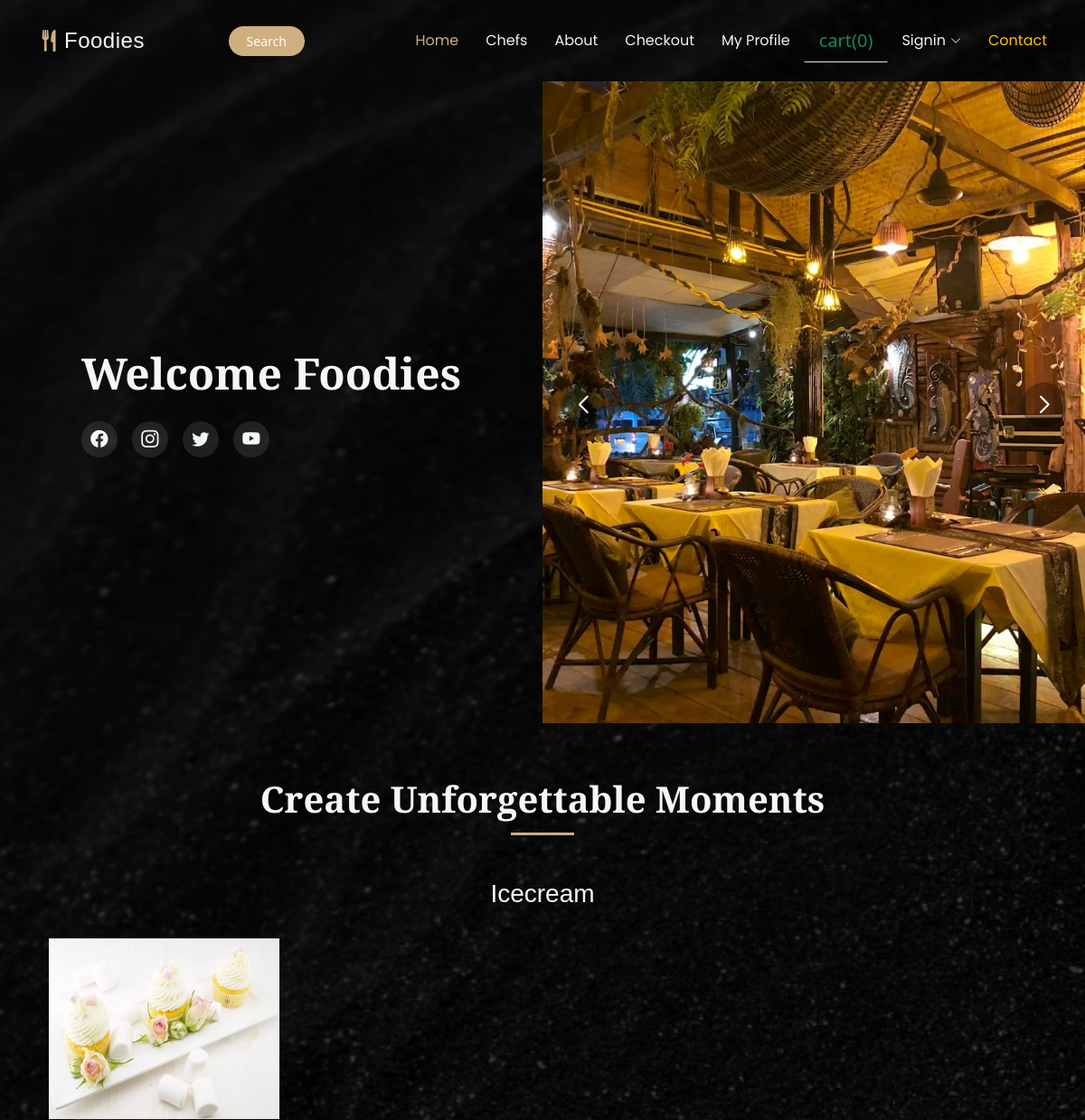
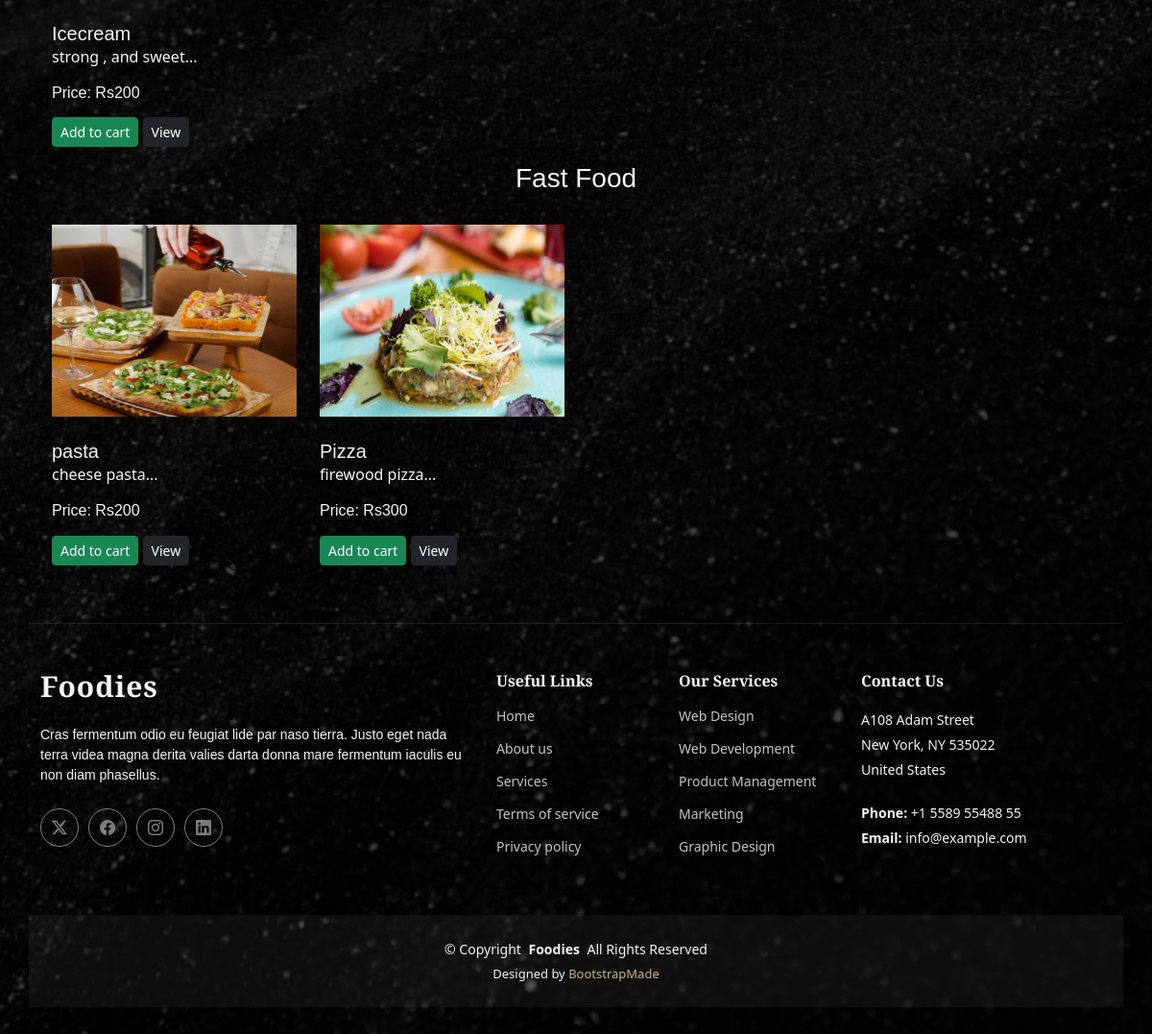
The page / on the database its author committed (2 pictures, top to bottom).
### core/models.py (models this page shows, shortened)
class Product(models.Model):
    product_id=models.AutoField
    product_name=models.CharField( max_length=100)
    category=models.CharField( max_length=50, default="")
    sub_category=models.CharField( max_length=50, default="")
    price=models.IntegerField(default=0)
    desc=models.CharField( max_length=300)
    image=models.ImageField(upload_to='images/images')

### core/views.py (the view)
# urls.py: path('',views.index,name='index'),
def index(request):
    allproducts=[]
    catprods=Product.objects.values('category','id')
    cats={item['category'] for item in catprods}
    for cat in cats:
        prod=Product.objects.filter(category=cat) #to filter based on category
        n=len(prod)
        nslides=n//4 + ceil((n/4)-(n//4))
        allproducts.append([prod, range(1, nslides + 1), nslides])
    params={'allproducts':allproducts}
    return render(request,'core/index.html',params)

### templates/core/index.html (shortened to what this page needs)
{% extends "core/base.html" %}
{% block content %}
 <h2> Welcome Foodies </h2>
 {% endblock content %}
{% block body %}
{% load static %}
    <section id="events" class="events section">
      <div class="container" data-aos="fade-up" data-aos-delay="100">
        <div class="intro-text text-center mb-5" data-aos="fade-up" data-aos-delay="150">
          <h2>Create Unforgettable Moments</h2>
        </div>
        {% for product , range , nslides in allproducts %}
        <div class="container">
          <h3 class="my-3 text-center">{{product.0.category}}</h3>
        </div>
        <div class="container">
          <div class="row">
            {% for i in product %}
            <div class="col-md-3 mt-3">
              <img src='/media/{{i.image}}' class="card-img-top" alt="not found" height="200px" width="200px" >
                <div class="card-body">
                  <h5 class="card-title mt-4" id="namepr{{i.id}}">{{i.product_name}}</h5>
                  <p class="card-text">{{i.desc|slice:"0.50"}}...</p>
                  <h6 class="card-title mb-3">Price: Rs<span id="pricepr{{i.id}}">{{i.price}}</span></h6>
                  <span id="divpr{{i.id}}" class="divpr">
                    <button id="pr{{i.id}}" class="btn btn-success btn-sm mt-0 cart">Add to cart</button>
                  </span>
                  <a href="/media/{{i.image}}">
                    <button class="btn btn-dark btn-sm cart">View</button>
                  </a>
                </div>
            </div>
            {% endfor %}
          </div>
        </div>
        {% endfor %}
      </div>
    </section>
{% endblock body%}

### static/assets/css/main.css (style rules this page uses)
:root { --default-font: "Roboto", system-ui, -apple-system, "Segoe UI", Roboto, "Helvetica Neue", Arial, "Noto Sans", "Liberation Sans", sans-serif, "Apple Color Emoji", "Segoe UI Emoji", "Segoe UI Symbol", "Noto Color Emoji"; --heading-font: "Libre Baskerville", sans-serif; --nav-font: "Poppins", sans-serif; }
:root { --background-color: rgba(16, 23, 25, 0); --default-color: #f1f3f5; --heading-color: #f4f7fa; --accent-color: #ceaf7f; --surface-color: #252a2b; --contrast-color: #ffffff; }
:root { --nav-color: #f1f3f5; --nav-hover-color: #ceaf7f; --nav-mobile-background-color: #243438; --nav-dropdown-background-color: #243438; --nav-dropdown-color: #f1f3f5; --nav-dropdown-hover-color: #ceaf7f; }
:root { scroll-behavior: smooth; }
body { color: var(--default-color); background-color: var(--background-color); position: relative; }
body::before { background: linear-gradient(color-mix(in srgb, #000000, transparent 30%), color-mix(in srgb, #000000, transparent 30%)), url("../img/bg/abstract-bg-4.webp") no-repeat center center/cover; content: ""; position: fixed; inset: 0; z-index: 0; pointer-events: none; }
a { color: var(--accent-color); text-decoration: none; transition: 0.3s; }
h1, h2, h3, h4, h5, h6 { color: var(--heading-color); font-family: var(--heading-font); }
section, .section { color: var(--default-color); background-color: var(--background-color); padding: 60px 0; scroll-margin-top: 90px; overflow: clip; position: relative; }
.hero .hero-container .content-col h2 { font-size: 3.5rem; margin-bottom: 1.5rem; font-weight: 800; line-height: 1.2; }
@media (max-width: 1200px) { .hero .hero-container .content-col h2 { font-size: 3rem; } }
.events .intro-text { max-width: 800px; margin: 0 auto 3rem; }
.events .intro-text h2 { font-size: 2.5rem; margin-bottom: 1rem; font-weight: 700; position: relative; padding-bottom: 1rem; }
.events .intro-text h2:after { content: ""; position: absolute; width: 70px; height: 3px; background-color: var(--accent-color); bottom: 0; left: 50%; transform: translateX(-50%); }

### rows shown on the page
Product: category "Icecream", image (picture), product_name "Icecream", desc "strong , and sweet", price "200"
Product: category "Fast Food", image (picture), product_name "pasta", desc "cheese pasta", price "200"
Product: image (picture), product_name "Pizza", desc "firewood pizza", price "300"
